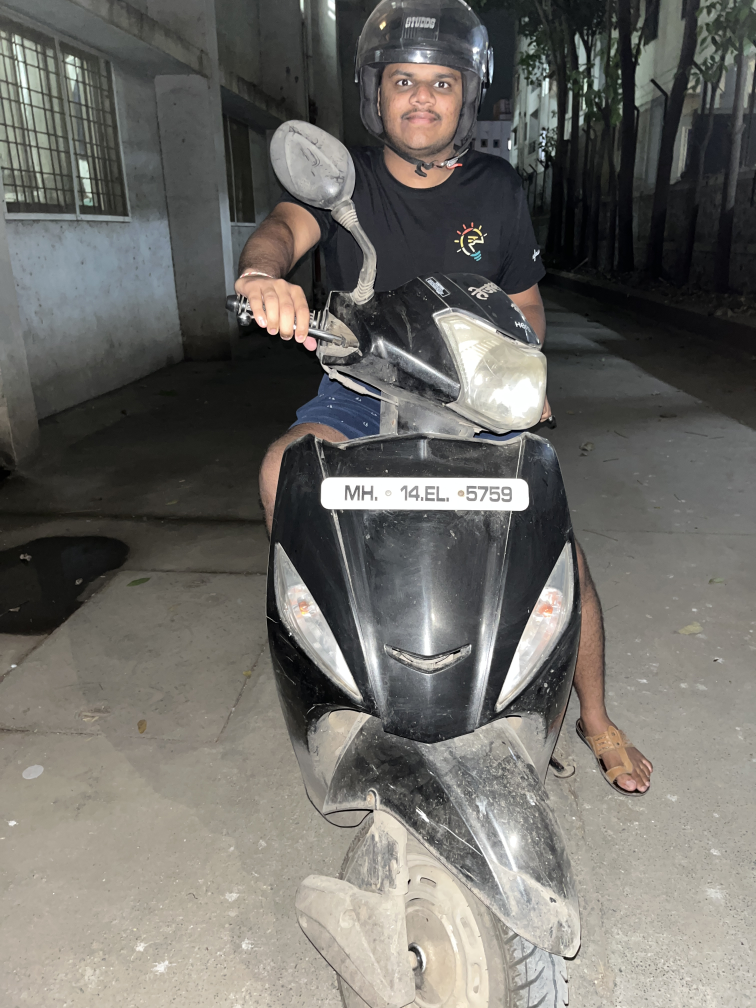
#> input picture ex1.JPG, 3024 x 4032 px, given in place of np_with_helmet.jpeg.JPG, which was not available (shown at 1/4 size)
$ python -i licence_plate.py   (imports and definitions only)
#> lines starting #> are read from the running program, lines starting #| are printed output that depends on the picture; after the words box and inside, x2 and y2 are one past the last pixel; in counts of white or black regions, pixels touching at a corner belong together; pictures that were not available may be replaced by others from this repository, and a replacement may not be noted
def predict1(image_path):
#> called with image_path = 'ex1.JPG'
    import cv2
    import numpy as np
    import matplotlib.pyplot as plt
    from PIL import Image
    plt.style.use('dark_background')

    img_ori = cv2.imread("np_with_helmet.jpeg.JPG")
#> img_ori is the input picture: shape (4032, 3024, 3); mean B, G, R 103, 107.7, 109.6
    height, width, channel = img_ori.shape
#> height = 4032; width = 3024; channel = 3

    plt.figure(figsize=(12, 10))
    plt.imshow(img_ori, cmap='gray')
    plt.axis('off')
    plt.savefig('Car.png',bbox_inches = 'tight')
    # plt.show()

    # %% [markdown]
    # # Convert Image to Grayscale

    # %%
    gray = cv2.cvtColor(img_ori, cv2.COLOR_BGR2GRAY)
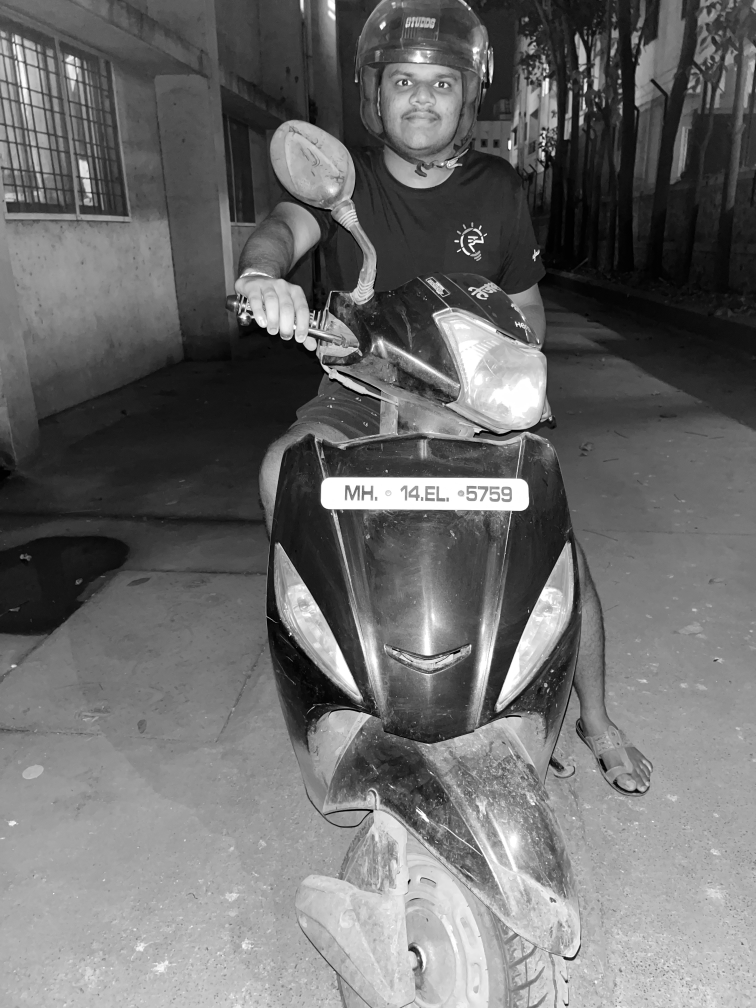
#> gray: shape (4032, 3024) (shown at 1/4 size); min 0, max 255, mean 107.7

    plt.figure(figsize=(12, 10))
    plt.imshow(gray, cmap='gray')
    plt.axis('off')
    plt.savefig('Car-GrayScale.png',bbox_inches = 'tight')
    # plt.show()

    # %% [markdown]
    # # Maximize Contrast

    # %%
    structuringElement = cv2.getStructuringElement(cv2.MORPH_RECT, (3, 3))

    imgTopHat = cv2.morphologyEx(gray, cv2.MORPH_TOPHAT, structuringElement)
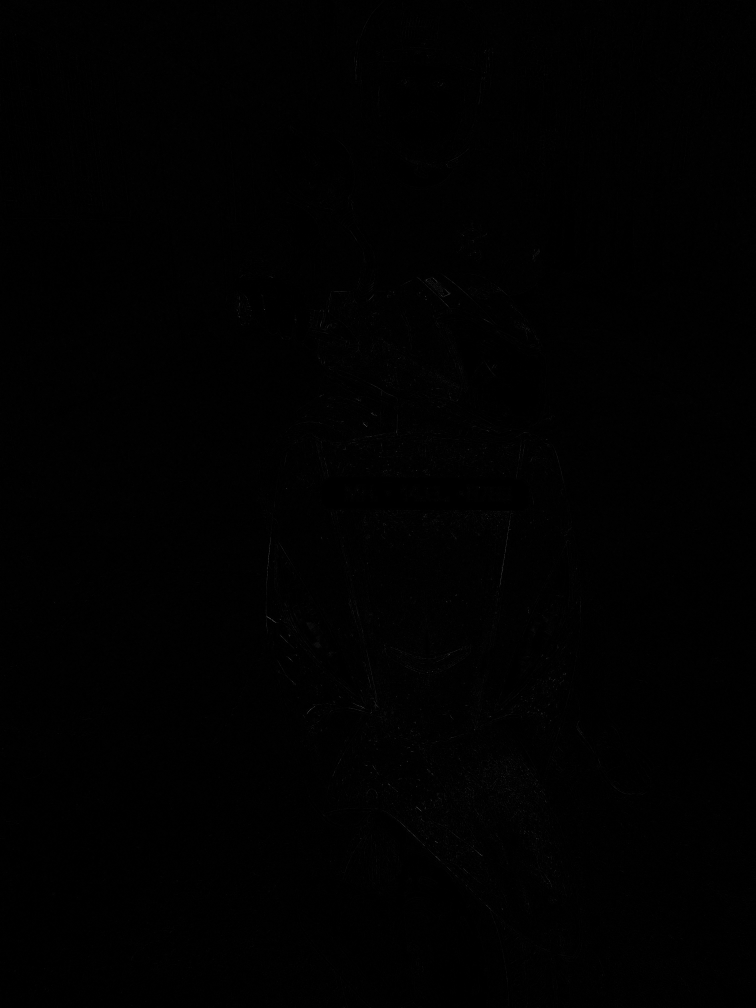
#> imgTopHat: shape (4032, 3024) (shown at 1/4 size); min 0, max 129, mean 0.9
    imgBlackHat = cv2.morphologyEx(gray, cv2.MORPH_BLACKHAT, structuringElement)

    imgGrayscalePlusTopHat = cv2.add(gray, imgTopHat)
    gray = cv2.subtract(imgGrayscalePlusTopHat, imgBlackHat)

    plt.figure(figsize=(12, 10))
    plt.imshow(gray, cmap='gray')
    plt.axis('off')
    plt.savefig('Car-Contrast.png',bbox_inches = 'tight')
    # plt.show()

    # %% [markdown]
    # # Adaptive Thresholding

    # %%
    img_blurred = cv2.GaussianBlur(gray, ksize=(5, 5), sigmaX=0)

    img_thresh = cv2.adaptiveThreshold(
        img_blurred,
        maxValue=255.0,
        adaptiveMethod=cv2.ADAPTIVE_THRESH_GAUSSIAN_C,
        thresholdType=cv2.THRESH_BINARY_INV,
        blockSize=19,
        C=9
    )
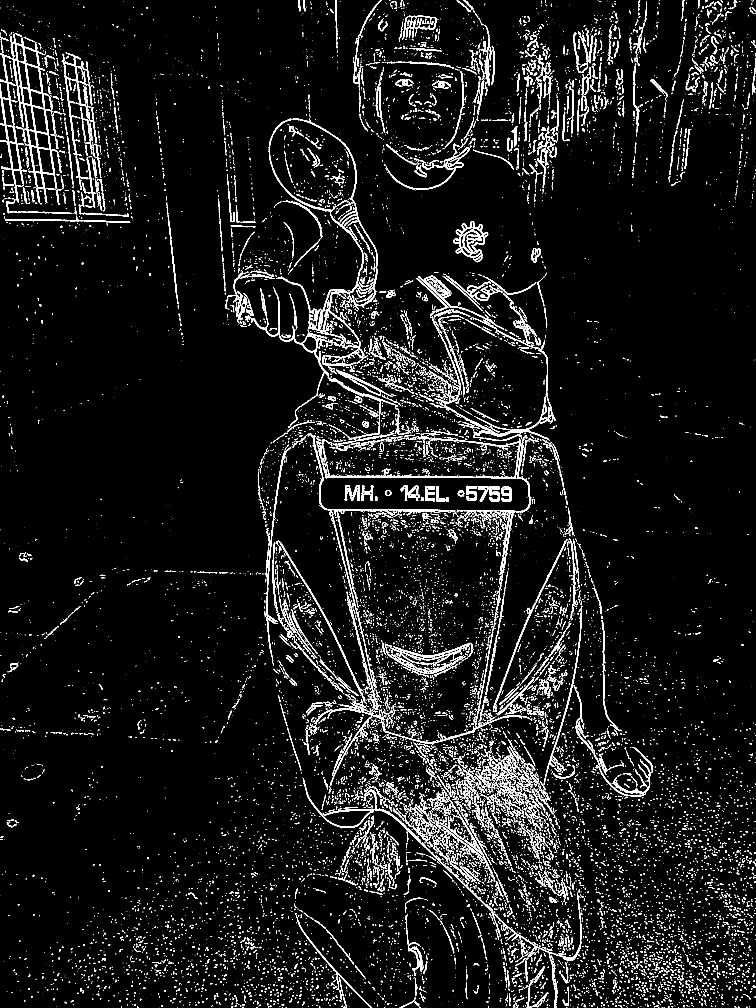
#> img_thresh: shape (4032, 3024) (shown at 1/4 size); 5.2% white; 18716 white regions (13785 under 20 px)

    plt.figure(figsize=(12, 10))
    plt.imshow(img_thresh, cmap='gray')
    plt.axis('off')
    plt.savefig('Car-Adaptive-Thresholding.png',bbox_inches = 'tight')
    # plt.show()

    # %% [markdown]
    # # Finding Contours to locate plate

    # %%
    contours, _= cv2.findContours(
        img_thresh,
        mode=cv2.RETR_LIST,
        method=cv2.CHAIN_APPROX_SIMPLE
    )
#> contours = 19067 contours, 15959 with area under 20; largest, box (x1, y1, x2, y2) and area: (0, 134, 229, 815) 60930, (1812, 885, 1953, 1049) 12079, (1005, 1150, 1581, 1759) 10141, (1075, 473, 1511, 1238) 8234, (1211, 3113, 2326, 3889) 7824

    temp_result = np.zeros((height, width, channel), dtype=np.uint8)

#> (the run stopped early here; a loop or call above may not have finished)

$ run again, on ex2.jpg
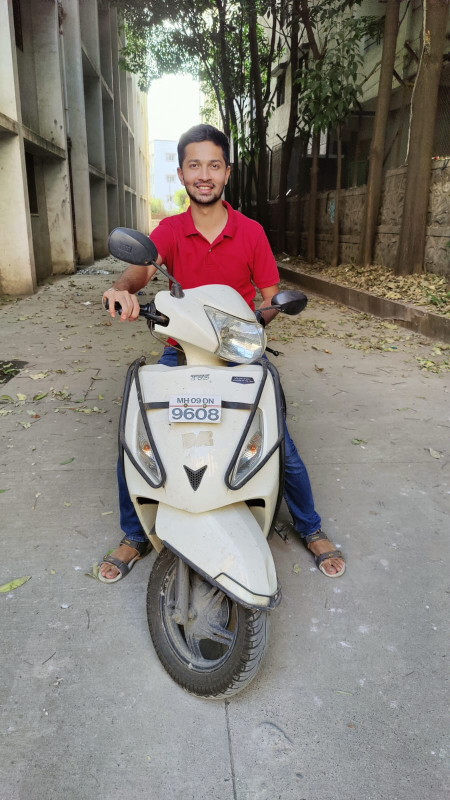
#> input picture ex2.jpg, 900 x 1600 px, given in place of np_with_helmet.jpeg.JPG, which was not available (shown at 1/2 size)
#> in predict1, img_ori is the input picture: shape (1600, 900, 3); mean B, G, R 121.4, 127.6, 133.3
#> in predict1, `imgTopHat = cv2.morphologyEx(gray, cv2.MORPH_TOPHAT, structuringElement)`:
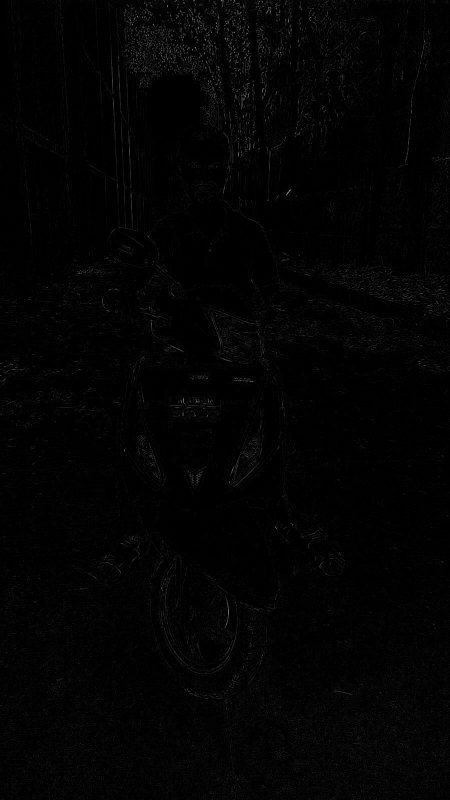
#> imgTopHat: shape (1600, 900) (shown at 1/2 size); min 0, max 194, mean 3
#> in predict1, `img_thresh = cv2.adaptiveThreshold( img_blurred, maxValue=255.0, adapt..`:
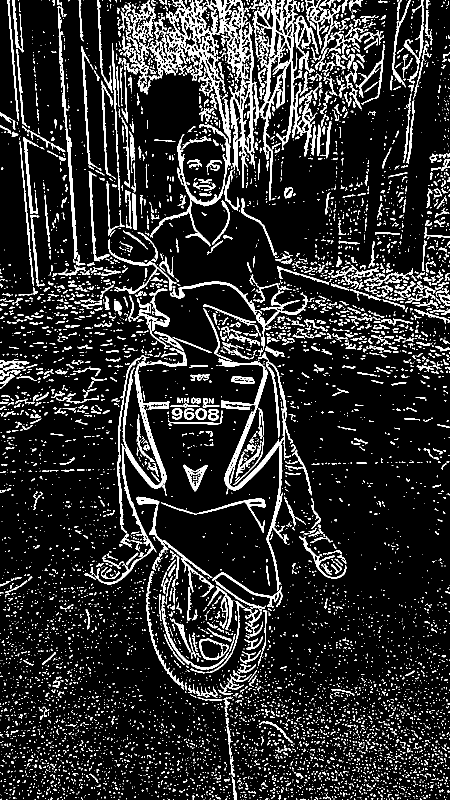
#> img_thresh: shape (1600, 900) (shown at 1/2 size); 13.7% white; 7556 white regions (6419 under 20 px)
#> contours = 7847 contours, 7028 with area under 20; largest, box (x1, y1, x2, y2) and area: (259, 0, 635, 402) 35908, (436, 717, 586, 1181) 6501, (188, 695, 374, 1169) 5618, (300, 248, 462, 493) 2436, (253, 1, 312, 86) 2100
